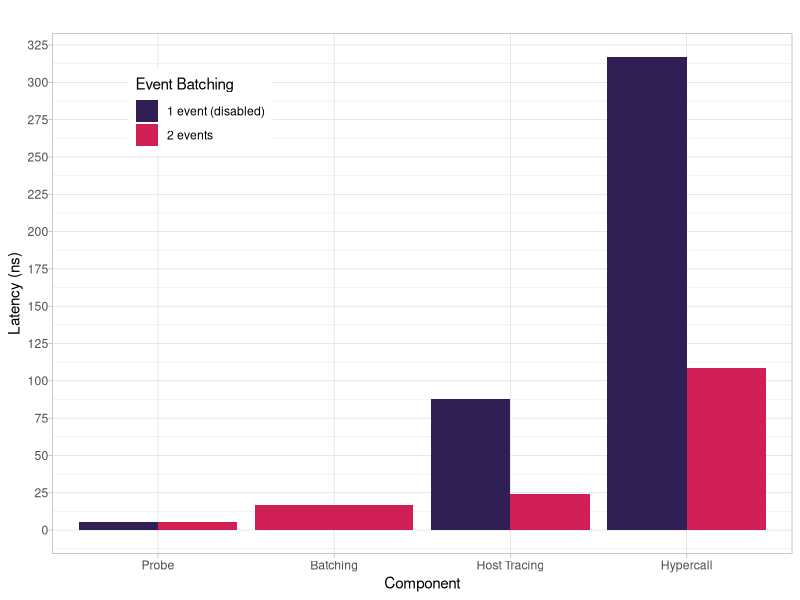
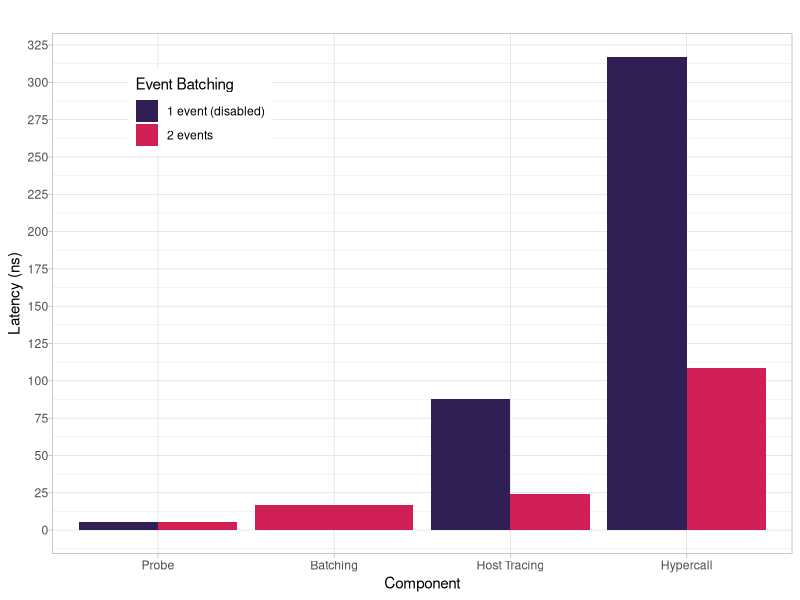

Write the R code that produced these figures, in order.
#!/usr/bin/env Rscript
# install.packages("reshape2")
library(ggplot2)
library(ggrepel)
library(plyr)
library(reshape2)
library(stringi)
# bleu ciel -> #3faff4
# deeppink
# lightseagreen
# deepskyblue4
# dodgerblue4
# #5f1f84
# #cf1f54 => hypercall
# #ffd204 => yellow
# #3faf1f
colors <- c("Baseline" = "gray10", "Guest Tracing" = "#6f2054", "Write to disk"="dodgerblue2",
            "Host Tracing" = "#2f1f54", "Hypercall" = "#cf1f54", 
            "Syscall Probe"="darkorange2", "Batching"="yellow2", "Nested Cost"="#3faf1f")

# layer,tracer,workload,configuration,time,event,freq,total_event_cost,cost_per_event
data <- read.table("./hypertracing/data/syscall-nutshell-overhead.csv", header=T, sep=",")
data$can_show_overhead <- FALSE
data$can_show_overhead[data$component == "Guest Tracing" | data$component == "Hypercall"] <- TRUE

data$can_show_overhead[data$layer == "L0"] <- TRUE

# data$tracer[data$tracer == "Hypertracing Compress 2"] <- "Hypertracing\nCompressing 2 events"

data = subset(data, layer == 'L1')
data = subset(data, tracer != 'Strace')
# data = subset(data, !startsWith(as.character(tracer), 'Hypertracing +') )

data = subset(data, component != 'Baseline')
data$time_per_event <- (data$time)/5000
data <- ddply(data, .(layer, tracer, workload, configuration),
              transform,
              total_time = sum(time),
              total_time_per_event = round(sum(time_per_event),0)
)

# data <- ddply(data[data$can_show_overhead == "True"], .(layer, tracer, workload, configuration),
#               transform,
#               overhead = round(1 - (baseline/total_time),1)
# )

# data$overhead[data$can_show_overhead == "True"] <- paste(round((1 - data_filtered$baseline/data_filtered$time_avg)*100,1),'%', sep='')
# 
# data$overhead <- paste(data_filtered$overhead,'\nx',round((data_filtered$time_avg/data_filtered$baseline),1),sep ='')


data$overhead <- ''
for(i in 1:nrow(data)) {
  row <- data[i,]
  if(row$can_show_overhead)
  {
    data[i,]$overhead <- paste(row$total_time_per_event ,'ns', sep=' ')
    # data[i,]$overhead <- paste(round( (1-(row$baseline/row$total_value))*100  ,1),'%')
  }else{
    # data[i,]$overhead <- ''
  }
}
data <- subset(data, tracer == "Hypertracing" | tracer == "HyperCompres(2)")
data$compression[data$tracer == 'Hypertracing'] <- '1 event (disabled)'
data$compression[data$tracer == 'HyperCompres(2)'] <- '2 events'

plot <- ggplot(data, aes(x=reorder(component, time_per_event), y = time_per_event)) +
  # geom_bar(aes(fill=component ), position="stack",stat="identity") +
  geom_col(aes(fill=compression), position=position_dodge()) +
  scale_y_continuous(breaks = seq(0, max(data$total_time), 25)) +
  # facet_wrap(~layer, ncol=2) +
  # coord_flip() +
  # geom_label_repel(aes(y=tracing_events, label=paste(tracing_events,event_type)),
  #                  size = 3, segment.size = 0.3, colour="black", fill="white",
  #                  min.segment.length = unit(0, "lines"), nudge_x = 0
  # ) +
  # geom_text(aes(y=total_time_per_event, label=overhead), colour='black', size = 3.4,
  #           position=position_dodge(width=0.9), vjust=-1) +
  labs(title = "", x ="Component", y ="Latency (ns)", fill="Event Batching") +
  # scale_fill_manual(values = colors) +
  scale_fill_manual(values = c('#2f1f54','#cf1f54')) +
  theme_light() +
  theme(
    legend.position = c(0.2,0.85),
    # legend.title=element_blank(),
    # axis.text.x = element_text(angle = 20, hjust = 1, vjust=1, size = 10),
    axis.text.y = element_text(margin = margin(t=2,b=1))
  )
# Average latency of getcpu system call for multiple tracers
pdf(file="./plots/event-batching-overhead.pdf", width=5.16, height=4)
plot(plot)

dev.off()
plot(plot)